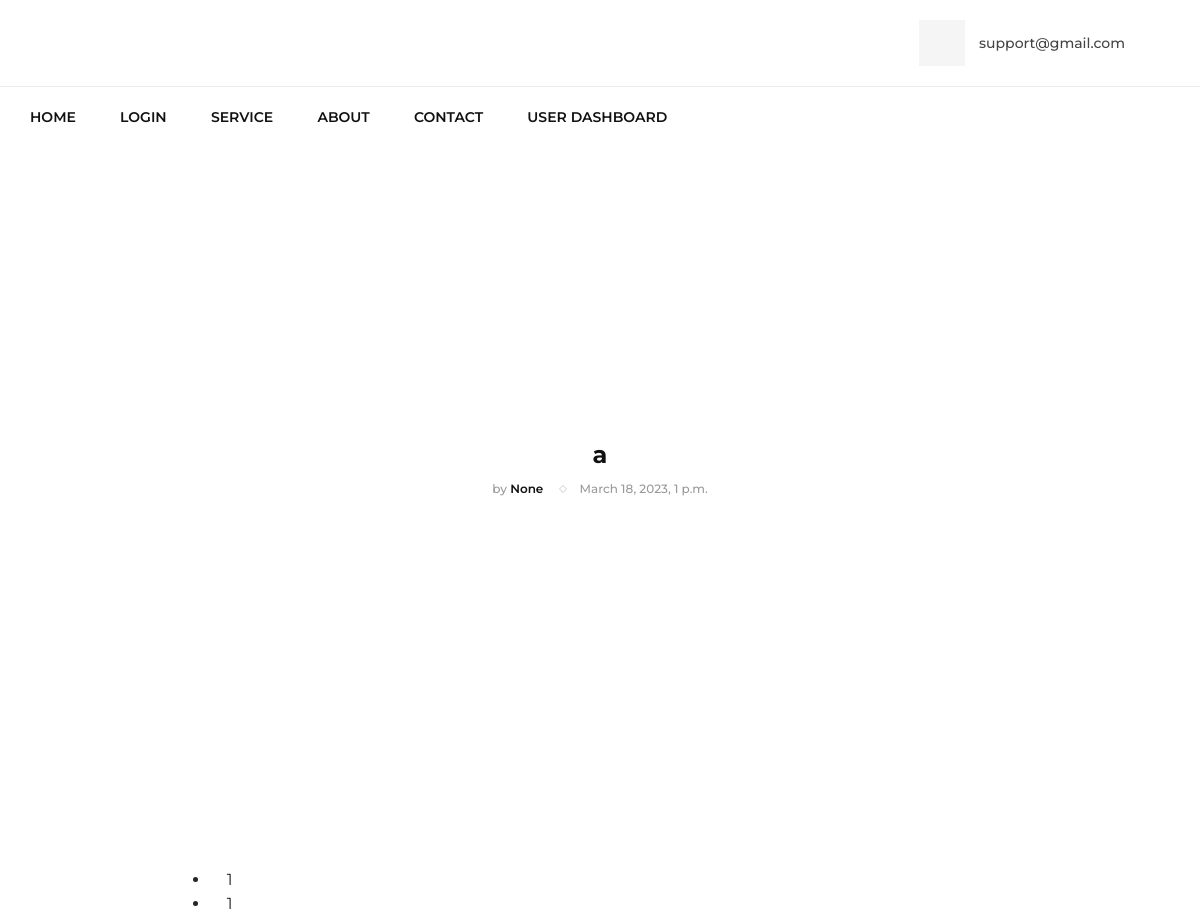
Before: /rent_details/3 (upper part) with the older database file.
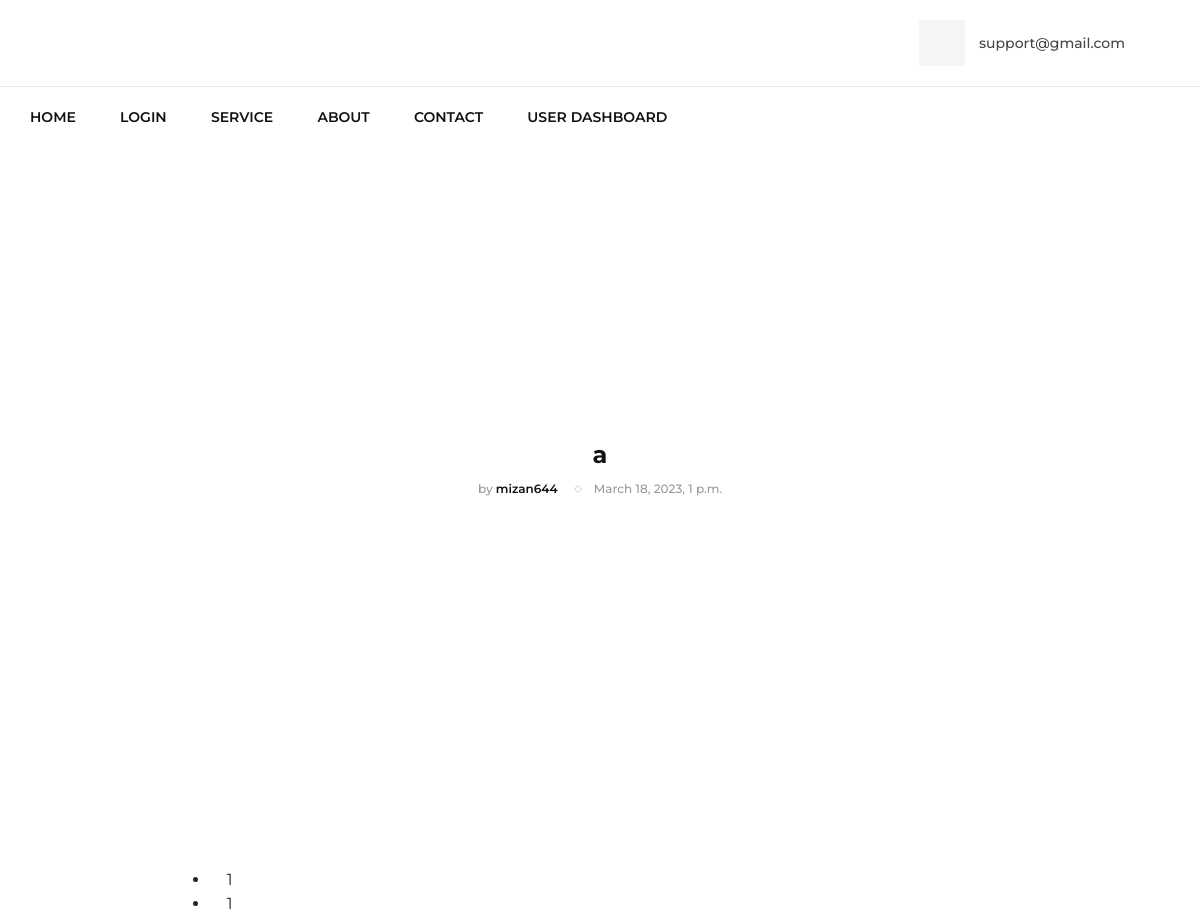
After: the same page with the newer database file.
### user_auth/models.py (models this page shows, shortened)
class Rent(models.Model):
    title=models.CharField(max_length=1000)
    home_description=models.TextField()
    rent_price=models.IntegerField()
    total_square_feet=models.IntegerField()
    total_washroom=models.IntegerField()
    total_bed=models.IntegerField()
    phone_number=models.IntegerField()
    DHAKA = 'Dhaka'
    CHITTAGONG = 'Chittagong'
    DIVISION_CHOICES = (
        (DHAKA, 'Dhaka'),
        (CHITTAGONG, 'Chittagong')
    )
    division = models.CharField(choices=DIVISION_CHOICES, max_length=50)
    GEC='Gec Moor'
    Chawkbazar='Chawkbazar'
    Mirpur='mirpur'
    Gulshan='Gulshan'
    district_choices=(
        (GEC,'Gec Moor'),
        (Chawkbazar,'Chawkbazar'),
        (Mirpur,'Mirpur'),
        (Gulshan,'Gulshan'),
    )
    district=models.CharField(choices=district_choices,max_length=1000)
    home_image_one=models.ImageField(upload_to="images/")
    home_image_two=models.ImageField(upload_to="images/")
    home_image_three=models.ImageField(upload_to="images/")
    datetime=models.DateTimeField(default=now)
    creator = models.ForeignKey(User, on_delete=models.SET_NULL, null=True)
    latitude = models.FloatField(default=0)
    longitude = models.FloatField(default=0)
    flag=models.CharField(max_length=100,default="null")

### home/views.py (the view)
# urls.py: path("rent_details/<int:id>",rent_details,name="rent_details"),
def rent_details(request,id):
    post=Rent.objects.filter(id=id).first()
    all_comments=RentComment.objects.filter(rent=id).all()
    total_comments=len(all_comments)
    if request.method=="POST":
        comment=request.POST["comment"]
        obj=RentComment(rent=post,comment=comment,username=request.user)
        obj.save()
        return redirect(request.path)
    print(all_comments)
    return render(request, "main/rent_details.html",{
        "post":post,
        "all_comments":all_comments,
        "total_comments":total_comments
    })

### templates/main/rent_details.html (shortened to what this page needs)
{% extends "main/base.html"%}
{% load static %}
{% block content %}
<section class="blog-hero-section set-bg" data-setbg="{{ post.home_image_one.url }}">
    <div class="container">
        <div class="row">
            <div class="col-lg-12">
                <div class="bh-text">
                    <h4>{{ post.title }}</h4>
                    <ul>
                        <li>by <span>{{ post.creator }}</span></li>
                        <li>{{ post.datetime}}</li>
                    </ul>
                </div>
            </div>
        </div>
    </div>
</section>
<section class="blog-details-section spad">
    <div class="container">
        <div class="row">
            <div class="col-lg-8 m-auto p-0">
                <div class="blog-details-content">
                    <div class="bc-top">
                        <ul>
                            <li><i class="fa fa-bathtub"></i> {{ post.total_washroom }}</li>
                            <li><i class="fa fa-bed"></i> {{ post.total_bed }}</li>
                        </ul>
                    </div>
                    <br><br>
                </div>
            </div>
        </div>
    </div>
</section>
{% endblock %}

Changed rows visible on the page:
changed Rent: creator "None" → "mizan644"
